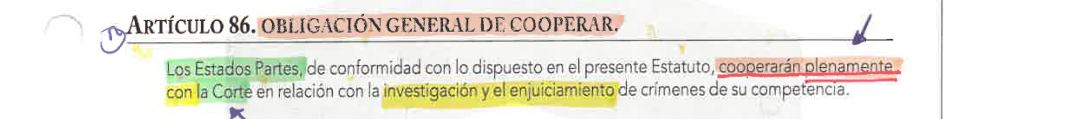
#> input picture expres-subrayado/img/t1/e-86.jpg, 1075 x 119 px, given in place of e-86.jpg-c.png, which was not available
$ python apilar-vistas.py 5 ../../../expres-subrayado/img/t1/e-86.jpg
#> lines starting #> are read from the running program, lines starting #| are printed output that depends on the picture; pictures that were not available may be replaced by others from this repository, and a replacement may not be noted
import os as _os
T=_os.environ.get('TEMA','11')
import os
import sys, json, subprocess
from PIL import Image, ImageDraw, ImageFont
S=os.environ.get('SCRATCH','C:/Users/ruben/AppData/Local/Temp/')
ids=sys.argv[2].split(','); maxh=int(sys.argv[1]); subprocess.run(['py','prompts/herramientas/subrayado-revision/comprimir-vista.py']+ids,capture_output=True)
#> (this line was passed over: subprocess is not available in this run)
f=ImageFont.truetype('arial.ttf',20); groups=[]; cur=[]; h=0
for k in ids:
    im=Image.open(S+k+'-c.png');
#> im is the input picture: PIL image 1075x119 RGB; mean R, G, B 234.7, 232.2, 222.8
    if cur and h+im.height+30>maxh: groups.append(cur); cur=[]; h=0
    cur.append((k,im)); h+=im.height+30
#> after `h += im.height + 30`: h = 149
if cur: groups.append(cur)
for gi,g in enumerate(groups):
    W=max(i.width for _,i in g); H=sum(i.height+30 for _,i in g); o=Image.new('RGB',(W,H),'white'); d=ImageDraw.Draw(o); y=0
    for k,i in g:
        d.rectangle([0,y,W,y+28],fill=(200,230,255)); d.text((6,y+3),'#### '+k,fill=(0,0,150),font=f); o.paste(i,(0,y+30)); y+=i.height+30
    o.save(S+f'grp{gi}.png'); print(gi,[k for k,_ in g],o.size)
#> this loop made 1 pass
#> (gi, W, H) on pass 1: (0, 1075, 149)
#| 0 ['../../../expres-subrayado/img/t1/e-86.jpg'] (1075, 149)
#> pass 1, `o.save(S + f'grp{gi}.png')`:
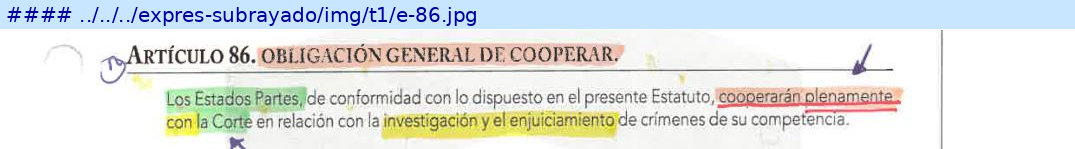
#> saved as grp0.png: PIL image 1075x149 RGB; mean R, G, B 225.6, 229, 228

$ run again, on expres-subrayado/img/t1/e-93.jpg
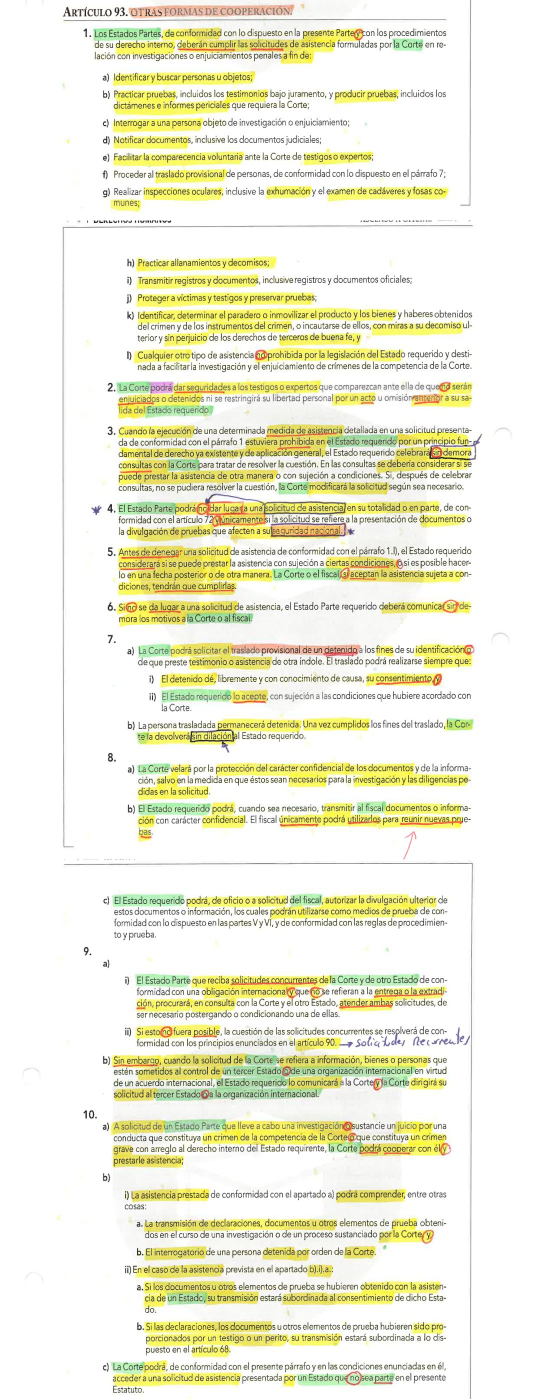
#> input picture expres-subrayado/img/t1/e-93.jpg, 1075 x 2797 px, given in place of e-93.jpg-c.png, which was not available (shown at 1/2 size)
#> im is the input picture: PIL image 1075x2797 RGB; mean R, G, B 239, 238.8, 217.8
#> the loop `for gi,g in enumerate(groups):` made 1 pass
#> (gi, W, H) on pass 1: (0, 1075, 2827)
#> (printed output is left out)
#> pass 1, `o.save(S + f'grp{gi}.png')`:
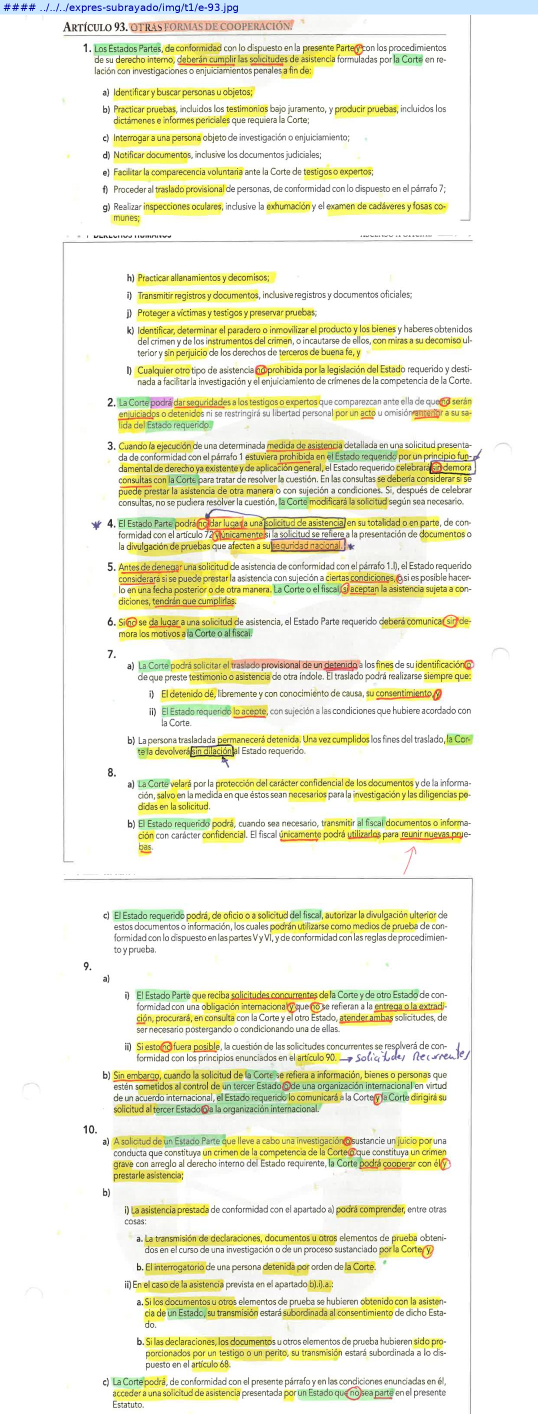
#> saved as grp0.png: PIL image 1075x2827 RGB (shown at 1/2 size); mean R, G, B 238.5, 238.6, 218.2

$ run again, on expres-subrayado/img/t1/e-98.jpg
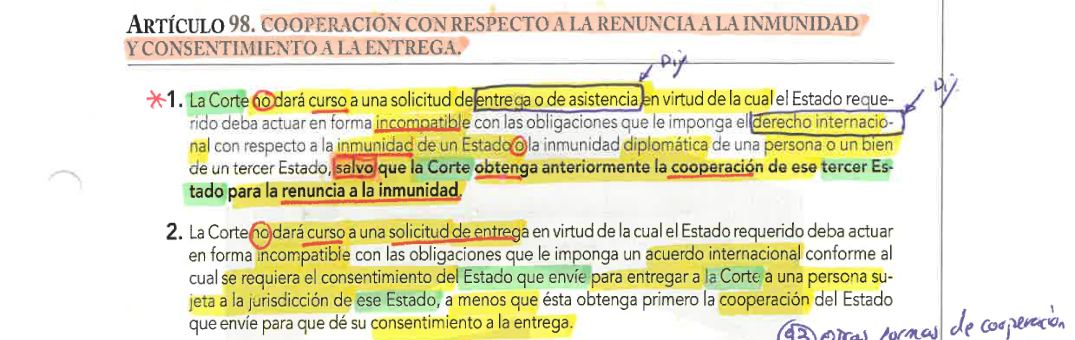
#> input picture expres-subrayado/img/t1/e-98.jpg, 1075 x 340 px, given in place of e-98.jpg-c.png, which was not available
#> im is the input picture: PIL image 1075x340 RGB; mean R, G, B 231.6, 228.6, 202.5
#> the loop `for gi,g in enumerate(groups):` made 1 pass
#> (gi, W, H) on pass 1: (0, 1075, 370)
#> (printed output is left out)
#> pass 1, `o.save(S + f'grp{gi}.png')`:
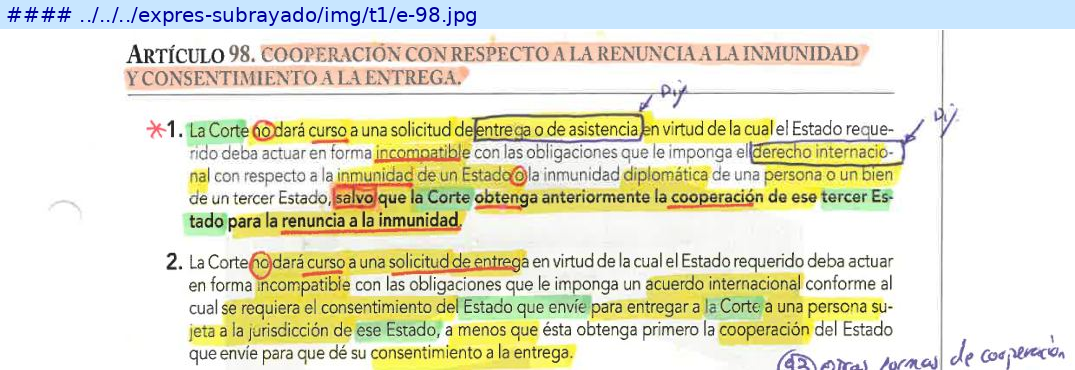
#> saved as grp0.png: PIL image 1075x370 RGB; mean R, G, B 228.2, 227.7, 206.2
